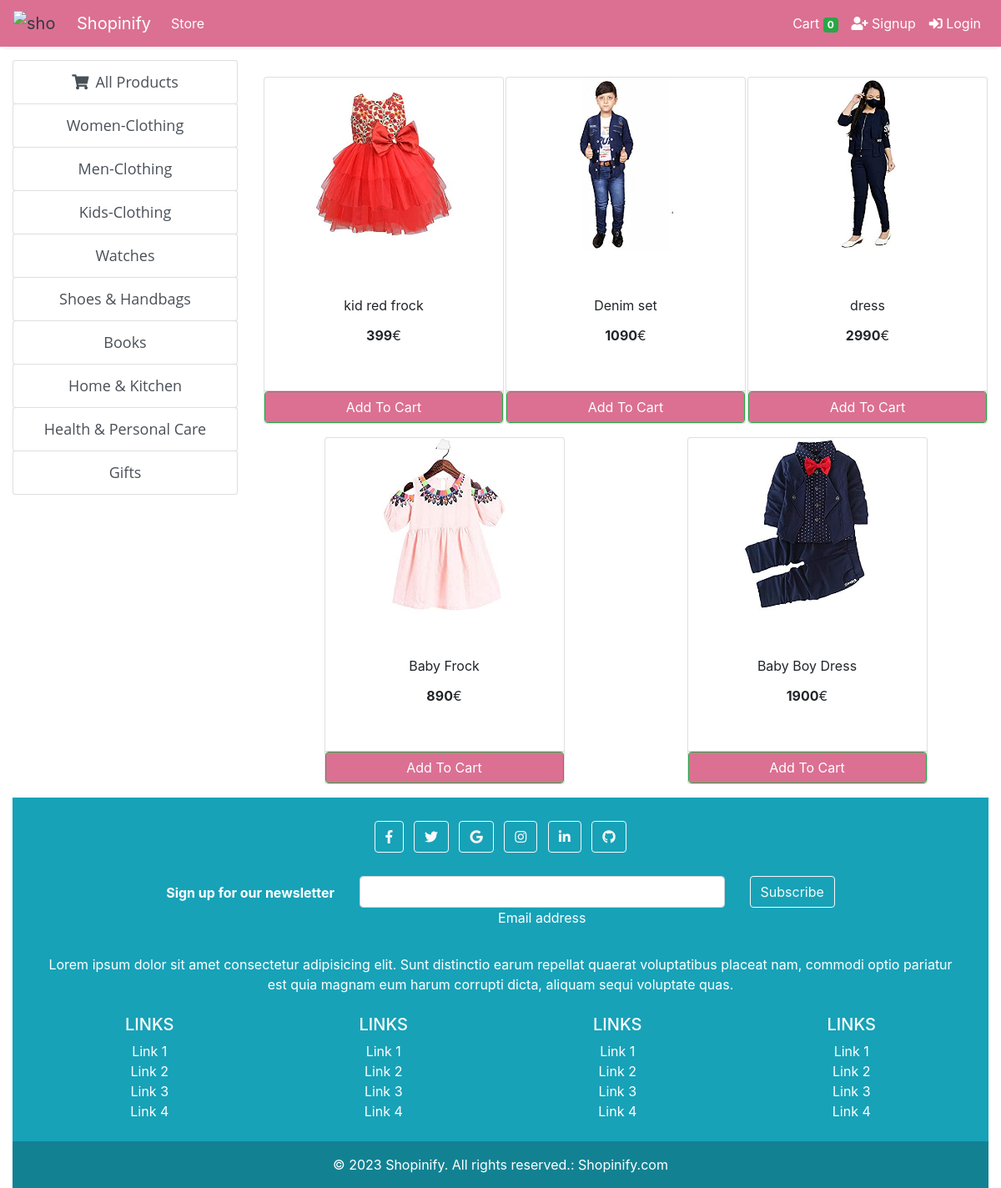
Screenshot of /store?category=24 with the database file from the repository.
### store/models/category.py (models this page shows, shortened)
class Category(models.Model):
    name= models.CharField(max_length=50)
    @staticmethod
    def get_all_categories():
        return Category.objects.all()

### store/models/product.py (models this page shows, shortened)
class Products(models.Model):
    name = models.CharField(max_length=60)
    price= models.IntegerField(default=0)
    category= models.ForeignKey(Category,on_delete=models.CASCADE,default=1 )
    description= models.CharField(max_length=250, default='', blank=True, null= True)
    image= models.ImageField(upload_to='uploads/products/')
    @staticmethod
    def get_all_products_by_categoryid(category_id):
        if category_id:
            return Products.objects.filter (category=category_id)
        else:
            return Products.get_all_products();

### store/views/home.py (the view)
# urls.py: path('' , include('store.urls'))
def store(request):
    cart = request.session.get('cart')
    if not cart:
        request.session['cart'] = {}
    products = None
    categories = Category.get_all_categories()
    categoryID = request.GET.get('category')
    if categoryID:
        products = Products.get_all_products_by_categoryid(categoryID)
    else:
        products = Products.get_all_products();
    data = {}
    data['products'] = products
    data['categories'] = categories
    print('you are : ', request.session.get('email'))
    return render(request, 'index.html', data)

### store/templatetags/cart.py (called while the page is built)
@register.filter (name='is_in_cart')
def is_in_cart(product, cart):
    keys = cart.keys ()
    for id in keys:
        if int (id) == product.id:
            return True
    return False;

### store/templates/index.html (shortened to what this page needs)
{% extends 'base.html' %} {% block content %} {% load static %} {% load cart %}
{% load custom_filter %}
<div class="container-fluid mt-3">
  <div class="row">
    <div class="col-lg-3 mx-auto">
      <div
        class="list-group"
        style="background-color: #f8f9fa; border-color: #f8f9fa"
      >
        <a
          href="/"
          class="list-group-item list-group-item-action btn btn-outline-success"
          style="
            font-size: 18px;
            font-family: 'Open Sans', sans-serif;
            /* color: red !important; */
            text-align: center;
          "
          ><i class="fas fa-shopping-cart mr-2"></i>All Products</a
        >
        {% for category in categories %}
        <a
          href="/?category={{category.id}}"
          class="list-group-item list-group-item-action btn btn-outline-success"
          style="
            font-size: 18px;
            font-family: 'Open Sans', sans-serif;
            /* color: red; */
            text-align: center;
          "
          ><i class="fas fa-{{category.icon}}"></i>{{category.name}}</a
        >
        {% endfor %}
      </div>
    </div>
    <div id="products" class="col-lg-9 mx-auto" style="margin-top: 20px">
      <div class="row mx-auto">
        {% for product in products %}
        <div
          class="card mx-auto mb-3"
          id="{{product.id}}"
          style="
            width: 18rem;
            height: 26rem;
            display: flex;
            flex-direction: column;
            justify-content: space-between;
          "
        >
          <img
            class="card-img-top"
            src="{{product.image.url}}"
            alt="Card image cap"
            style="height: 50%; object-fit: contain"
          />
          <div
            class="card-body d-flex flex-column justify-content-center align-items-center"
          >
            <p class="card-title text-center">{{product.name}}</p>
            <p class="card-text text-center">
              <b>{{product.price}}</b><span>&#128;</span>
            </p>
          </div>
          <div class="card-footer p-0 no-gutters">
            {% if product|is_in_cart:request.session.cart %}
            <div class="row no-gutters">
              <form action="/#{{product.id}}" class="col-2" method="post">
                {% csrf_token %}
                <input
                  hidden
                  type="text"
                  name="product"
                  value="{{product.id}}"
                />
                <input hidden type="text" name="remove" value="True" />
                <input
                  type="submit"
                  value=" - "
                  class="btn btn-block btn-success border-right"
                  style="background-color: palevioletred"
                />
              </form>
              <div
                class="text-center col btn btn-success d-flex align-items-center justify-content-center"
                style="background-color: palevioletred"
              >
                {{product|cart_quantity:request.session.cart}} in Cart
              </div>
              <form action="/#{{product.id}}" class="col-2" method="post">
                {% csrf_token %}
                <input
                  hidden
                  type="text"
                  name="product"
                  value="{{product.id}}"
                />
                <input
                  type="submit"
                  value=" + "
                  class="btn btn-block btn-success border-left"
                  style="background-color: palevioletred"
                />
              </form>
            </div>
            {% else %}
            <form action="/#{{product.id}}" method="POST" class="btn-block">
              <input
                type="submit"
                class="float-right btn btn-success form-control"
                value="Add To Cart"
                style="background-color: palevioletred"
              />
            </form>
            {% endif %}
          </div>
        </div>
        {% endfor %}
      </div>
    </div>
  </div>
  <footer class="bg-info text-center text-white">
    <div class="container p-4">
      <section class="mb-4">
        <a
          class="btn btn-outline-light btn-floating m-1"
          href="#!"
          role="button"
          ><i class="fab fa-facebook-f"></i
        ></a>
        <a
          class="btn btn-outline-light btn-floating m-1"
          href="#!"
          role="button"
          ><i class="fab fa-twitter"></i
        ></a>
        <a
          class="btn btn-outline-light btn-floating m-1"
          href="#!"
          role="button"
          ><i class="fab fa-google"></i
        ></a>
        <a
          class="btn btn-outline-light btn-floating m-1"
          href="#!"
          role="button"
          ><i class="fab fa-instagram"></i
        ></a>
        <a
          class="btn btn-outline-light btn-floating m-1"
          href="#!"
          role="button"
          ><i class="fab fa-linkedin-in"></i
        ></a>
        <a
          class="btn btn-outline-light btn-floating m-1"
          href="#!"
          role="button"
          ><i class="fab fa-github"></i
        ></a>
      </section>
      <section class="">
        <form action="">
          <div class="row d-flex justify-content-center">
            <div class="col-auto">
              <p class="pt-2">
                <strong>Sign up for our newsletter</strong>
              </p>
            </div>
            <div class="col-md-5 col-12">
              <div class="form-outline form-white mb-4">
                <input type="email" id="form5Example21" class="form-control" />
                <label class="form-label" for="form5Example21"
                  >Email address</label
                >
              </div>
            </div>
            <div class="col-auto">
              <button type="submit" class="btn btn-outline-light mb-4">
                Subscribe
              </button>
            </div>
          </div>
        </form>
      </section>
      <section class="mb-4">
        <p>
          Lorem ipsum dolor sit amet consectetur adipisicing elit. Sunt
          distinctio earum repellat quaerat voluptatibus placeat nam, commodi
          optio pariatur est quia magnam eum harum corrupti dicta, aliquam sequi
          voluptate quas.
        </p>
      </section>
      <section class="">
        <div class="row">
          <div class="col-lg-3 col-md-6 mb-4 mb-md-0">
            <h5 class="text-uppercase">Links</h5>
            <ul class="list-unstyled mb-0">
              <li>
                <a href="#!" class="text-white">Link 1</a>
              </li>
              <li>
                <a href="#!" class="text-white">Link 2</a>
              </li>
              <li>
                <a href="#!" class="text-white">Link 3</a>
              </li>
              <li>
                <a href="#!" class="text-white">Link 4</a>
              </li>
            </ul>
          </div>
          <div class="col-lg-3 col-md-6 mb-4 mb-md-0">
            <h5 class="text-uppercase">Links</h5>
            <ul class="list-unstyled mb-0">
              <li>
                <a href="#!" class="text-white">Link 1</a>
              </li>
              <li>
                <a href="#!" class="text-white">Link 2</a>
              </li>
              <li>
                <a href="#!" class="text-white">Link 3</a>
              </li>
              <li>
                <a href="#!" class="text-white">Link 4</a>
              </li>
            </ul>
          </div>
          <div class="col-lg-3 col-md-6 mb-4 mb-md-0">
            <h5 class="text-uppercase">Links</h5>
            <ul class="list-unstyled mb-0">
              <li>
                <a href="#!" class="text-white">Link 1</a>
              </li>
              <li>
                <a href="#!" class="text-white">Link 2</a>
              </li>
              <li>
                <a href="#!" class="text-white">Link 3</a>
              </li>
              <li>
                <a href="#!" class="text-white">Link 4</a>
              </li>
            </ul>
          </div>
          <div class="col-lg-3 col-md-6 mb-4 mb-md-0">
            <h5 class="text-uppercase">Links</h5>
            <ul class="list-unstyled mb-0">
              <li>
                <a href="#!" class="text-white">Link 1</a>
              </li>
              <li>
                <a href="#!" class="text-white">Link 2</a>
              </li>
              <li>
                <a href="#!" class="text-white">Link 3</a>
              </li>
              <li>
                <a href="#!" class="text-white">Link 4</a>
              </li>
            </ul>
          </div>
        </div>
      </section>
    </div>
    <div class="text-center p-3" style="background-color: rgba(0, 0, 0, 0.2)">
      © 2023 Shopinify. All rights reserved.:
      <a class="text-white">Shopinify.com</a>
    </div>
  </footer>
</div>
{% endblock %}

### rows the page displays
Category: name "Women-Clothing"
Category: name "Men-Clothing"
Category: name "Kids-Clothing"
Category: name "Watches"
Category: name "Shoes & Handbags"
Category: name "Books"
Category: name "Home & Kitchen"
Category: name "Health & Personal Care"
Category: name "Gifts"
Products: image (picture), name "kid red frock", price "399"
Products: image (picture), name "Denim set", price "1090"
Products: image (picture), name "dress", price "2990"
Products: image (picture), name "Baby Frock", price "890"
Products: image (picture), name "Baby Boy Dress", price "1900"

### other values shown
{{ request.session.cart.keys|length }} "0"
